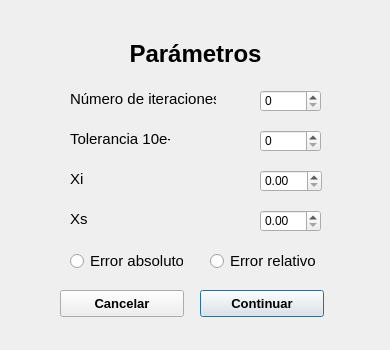
<?xml version="1.0" encoding="UTF-8"?>
<ui version="4.0">
 <class>Dialog</class>
 <widget class="QDialog" name="Dialog">
  <property name="geometry">
   <rect>
    <x>0</x>
    <y>0</y>
    <width>390</width>
    <height>350</height>
   </rect>
  </property>
  <property name="windowTitle">
   <string>Dialog</string>
  </property>
  <widget class="QLabel" name="label">
   <property name="geometry">
    <rect>
     <x>0</x>
     <y>40</y>
     <width>391</width>
     <height>29</height>
    </rect>
   </property>
   <property name="text">
    <string>&lt;html&gt;&lt;head/&gt;&lt;body&gt;&lt;p align=&quot;center&quot;&gt;&lt;span style=&quot; font-size:18pt; font-weight:600;&quot;&gt;Parámetros&lt;/span&gt;&lt;/p&gt;&lt;/body&gt;&lt;/html&gt;</string>
   </property>
  </widget>
  <widget class="QDoubleSpinBox" name="xi">
   <property name="geometry">
    <rect>
     <x>260</x>
     <y>170</y>
     <width>62</width>
     <height>22</height>
    </rect>
   </property>
  </widget>
  <widget class="QLabel" name="label_4">
   <property name="geometry">
    <rect>
     <x>70</x>
     <y>170</y>
     <width>51</width>
     <height>18</height>
    </rect>
   </property>
   <property name="font">
    <font>
     <pointsize>11</pointsize>
     <weight>50</weight>
     <bold>false</bold>
    </font>
   </property>
   <property name="text">
    <string>&lt;html&gt;&lt;head/&gt;&lt;body&gt;&lt;p&gt;Xi&lt;/p&gt;&lt;/body&gt;&lt;/html&gt;</string>
   </property>
  </widget>
  <widget class="QSpinBox" name="niter">
   <property name="geometry">
    <rect>
     <x>260</x>
     <y>90</y>
     <width>61</width>
     <height>22</height>
    </rect>
   </property>
  </widget>
  <widget class="QLabel" name="label_3">
   <property name="geometry">
    <rect>
     <x>70</x>
     <y>90</y>
     <width>146</width>
     <height>18</height>
    </rect>
   </property>
   <property name="font">
    <font>
     <pointsize>11</pointsize>
     <weight>50</weight>
     <bold>false</bold>
    </font>
   </property>
   <property name="text">
    <string>&lt;html&gt;&lt;head/&gt;&lt;body&gt;&lt;p&gt;Número de iteraciones&lt;/p&gt;&lt;/body&gt;&lt;/html&gt;</string>
   </property>
  </widget>
  <widget class="QPushButton" name="continuar">
   <property name="geometry">
    <rect>
     <x>200</x>
     <y>290</y>
     <width>124</width>
     <height>27</height>
    </rect>
   </property>
   <property name="font">
    <font>
     <pointsize>10</pointsize>
     <weight>75</weight>
     <bold>true</bold>
    </font>
   </property>
   <property name="text">
    <string>Continuar</string>
   </property>
  </widget>
  <widget class="QDoubleSpinBox" name="xs">
   <property name="geometry">
    <rect>
     <x>260</x>
     <y>210</y>
     <width>61</width>
     <height>22</height>
    </rect>
   </property>
  </widget>
  <widget class="QPushButton" name="pushButton_3">
   <property name="geometry">
    <rect>
     <x>60</x>
     <y>290</y>
     <width>124</width>
     <height>27</height>
    </rect>
   </property>
   <property name="font">
    <font>
     <pointsize>10</pointsize>
     <weight>75</weight>
     <bold>true</bold>
    </font>
   </property>
   <property name="text">
    <string>Cancelar</string>
   </property>
  </widget>
  <widget class="QLabel" name="label_5">
   <property name="geometry">
    <rect>
     <x>70</x>
     <y>210</y>
     <width>68</width>
     <height>18</height>
    </rect>
   </property>
   <property name="font">
    <font>
     <pointsize>11</pointsize>
     <weight>50</weight>
     <bold>false</bold>
    </font>
   </property>
   <property name="text">
    <string>&lt;html&gt;&lt;head/&gt;&lt;body&gt;&lt;p&gt;Xs&lt;/p&gt;&lt;/body&gt;&lt;/html&gt;</string>
   </property>
  </widget>
  <widget class="QLabel" name="label_6">
   <property name="geometry">
    <rect>
     <x>70</x>
     <y>130</y>
     <width>100</width>
     <height>18</height>
    </rect>
   </property>
   <property name="font">
    <font>
     <pointsize>11</pointsize>
     <weight>50</weight>
     <bold>false</bold>
    </font>
   </property>
   <property name="text">
    <string>&lt;html&gt;&lt;head/&gt;&lt;body&gt;&lt;p&gt;Tolerancia 10e-&lt;/p&gt;&lt;/body&gt;&lt;/html&gt;</string>
   </property>
  </widget>
  <widget class="QRadioButton" name="Erel">
   <property name="geometry">
    <rect>
     <x>210</x>
     <y>250</y>
     <width>105</width>
     <height>22</height>
    </rect>
   </property>
   <property name="font">
    <font>
     <pointsize>11</pointsize>
    </font>
   </property>
   <property name="text">
    <string>Error relativo</string>
   </property>
  </widget>
  <widget class="QRadioButton" name="Eabs">
   <property name="geometry">
    <rect>
     <x>70</x>
     <y>250</y>
     <width>113</width>
     <height>22</height>
    </rect>
   </property>
   <property name="font">
    <font>
     <pointsize>11</pointsize>
    </font>
   </property>
   <property name="text">
    <string>Error absoluto</string>
   </property>
  </widget>
  <widget class="QSpinBox" name="tol">
   <property name="geometry">
    <rect>
     <x>260</x>
     <y>130</y>
     <width>61</width>
     <height>22</height>
    </rect>
   </property>
  </widget>
 </widget>
 <resources/>
 <connections/>
</ui>
